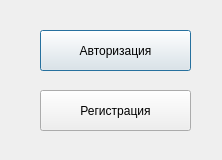
<?xml version="1.0" encoding="UTF-8"?>
<ui version="4.0">
 <class>MainDialog</class>
 <widget class="QDialog" name="MainDialog">
  <property name="geometry">
   <rect>
    <x>0</x>
    <y>0</y>
    <width>222</width>
    <height>160</height>
   </rect>
  </property>
  <property name="windowTitle">
   <string>Dialog</string>
  </property>
  <property name="sizeGripEnabled">
   <bool>false</bool>
  </property>
  <widget class="QPushButton" name="loginButton">
   <property name="geometry">
    <rect>
     <x>40</x>
     <y>30</y>
     <width>151</width>
     <height>41</height>
    </rect>
   </property>
   <property name="text">
    <string>Авторизация</string>
   </property>
  </widget>
  <widget class="QPushButton" name="regButton">
   <property name="geometry">
    <rect>
     <x>40</x>
     <y>90</y>
     <width>151</width>
     <height>41</height>
    </rect>
   </property>
   <property name="text">
    <string>Регистрация</string>
   </property>
  </widget>
 </widget>
 <resources/>
 <connections/>
</ui>
